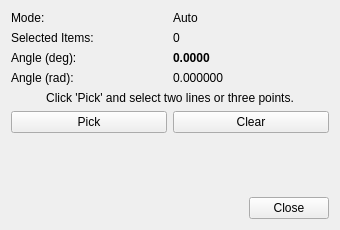
<?xml version="1.0" encoding="UTF-8"?>
<ui version="4.0">
 <class>WidgetMeasureAngle</class>
 <widget class="QWidget" name="WidgetMeasureAngle">
  <property name="geometry">
   <rect>
    <x>0</x>
    <y>0</y>
    <width>340</width>
    <height>230</height>
   </rect>
  </property>
  <property name="windowTitle">
   <string>Measure Angle</string>
  </property>
  <layout class="QVBoxLayout" name="verticalLayout">
   <item>
    <layout class="QGridLayout" name="gridLayout">
     <item row="0" column="0">
      <widget class="QLabel" name="labelMode">
       <property name="text">
        <string>Mode:</string>
       </property>
      </widget>
     </item>
     <item row="0" column="1">
      <widget class="QLabel" name="labelModeValue">
       <property name="text">
        <string>Auto</string>
       </property>
      </widget>
     </item>
     <item row="1" column="0">
      <widget class="QLabel" name="labelSelectedCount">
       <property name="text">
        <string>Selected Items:</string>
       </property>
      </widget>
     </item>
     <item row="1" column="1">
      <widget class="QLabel" name="labelSelectedCountValue">
       <property name="text">
        <string>0</string>
       </property>
      </widget>
     </item>
     <item row="2" column="0">
      <widget class="QLabel" name="labelAngleDeg">
       <property name="text">
        <string>Angle (deg):</string>
       </property>
      </widget>
     </item>
     <item row="2" column="1">
      <widget class="QLabel" name="labelAngleDegValue">
       <property name="text">
        <string>0.0000</string>
       </property>
       <property name="font">
        <font>
         <weight>75</weight>
         <bold>true</bold>
        </font>
       </property>
      </widget>
     </item>
     <item row="3" column="0">
      <widget class="QLabel" name="labelAngleRad">
       <property name="text">
        <string>Angle (rad):</string>
       </property>
      </widget>
     </item>
     <item row="3" column="1">
      <widget class="QLabel" name="labelAngleRadValue">
       <property name="text">
        <string>0.000000</string>
       </property>
      </widget>
     </item>
    </layout>
   </item>
   <item>
    <widget class="QLabel" name="labelStatus">
     <property name="text">
      <string>Click 'Pick' and select two lines or three points.</string>
     </property>
     <property name="alignment">
      <set>Qt::AlignCenter</set>
     </property>
     <property name="wordWrap">
      <bool>true</bool>
     </property>
    </widget>
   </item>
   <item>
    <layout class="QHBoxLayout" name="horizontalLayoutButtons">
     <item>
      <widget class="QPushButton" name="pushButtonPick">
       <property name="text">
        <string>Pick</string>
       </property>
      </widget>
     </item>
     <item>
      <widget class="QPushButton" name="pushButtonClear">
       <property name="text">
        <string>Clear</string>
       </property>
      </widget>
     </item>
    </layout>
   </item>
   <item>
    <spacer name="verticalSpacer">
     <property name="orientation">
      <enum>Qt::Vertical</enum>
     </property>
     <property name="sizeHint" stdset="0">
      <size>
       <width>20</width>
       <height>40</height>
      </size>
     </property>
    </spacer>
   </item>
   <item>
    <layout class="QHBoxLayout" name="horizontalLayout">
     <item>
      <spacer name="horizontalSpacer">
       <property name="orientation">
        <enum>Qt::Horizontal</enum>
       </property>
       <property name="sizeHint" stdset="0">
        <size>
         <width>40</width>
         <height>20</height>
        </size>
       </property>
      </spacer>
     </item>
     <item>
      <widget class="QPushButton" name="pushButtonClose">
       <property name="text">
        <string>Close</string>
       </property>
      </widget>
     </item>
    </layout>
   </item>
  </layout>
 </widget>
 <resources/>
 <connections/>
</ui>
